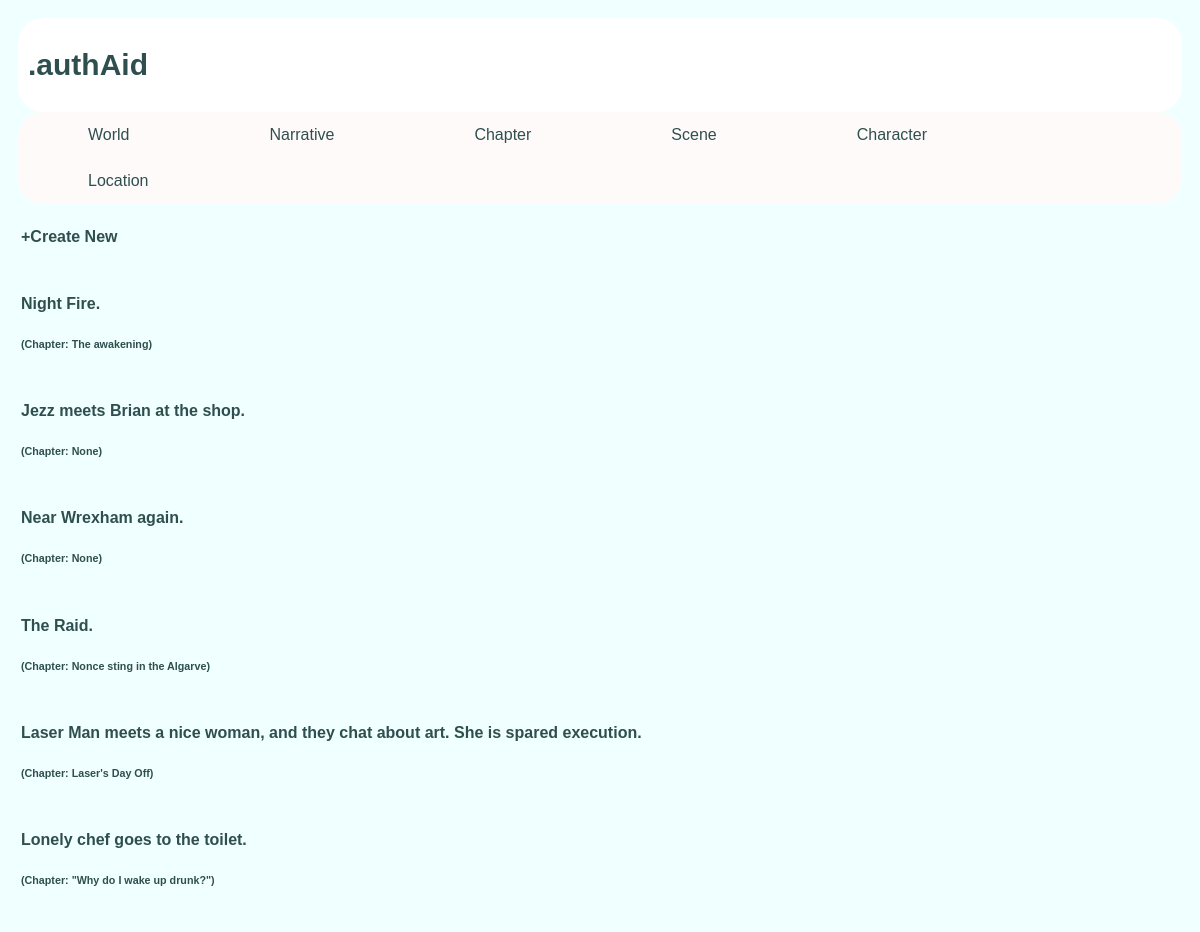
The page /author/scene/ on the database its author committed.
### author/models.py (models this page shows, shortened)
class Scene(models.Model):
    description = models.CharField(max_length=description_length, default='',blank=True)
    notes = notes_all
    time_and_or_date = models.CharField(max_length=100, default='',blank=True)
    chapter = setForeignKeysNullDelete(Chapter)
    ngi = setForeignKeysNullDelete(NarrativeGeneralInfo)
    world = setForeignKeysCascadeDelete(World)

class Chapter(models.Model):
    title, description, notes = charFieldsAndNotes()
    ngi = setForeignKeysNullDelete(NarrativeGeneralInfo)
    world = setForeignKeysCascadeDelete(World)
    chapter_number = models.IntegerField(default=0)
    def __str__(self):
        return self.title

### author/views.py (the view)
# urls.py: path('scene/',views.SceneView.as_view(), name='scene'),
class SceneView(ListView):
    template_name, context_object_name = getPathFromAndContext_list('scene', 'scene')
    def get_queryset(self):
        return Scene.objects.all().order_by('world')

### author/templates/author/scene.html (shortened to what this page needs)
<!DOCTYPE html>
<html lang="en">
<head>
</head>
<body>
{% extends "author/base.html" %}
{%block content%}
{% load static %}
<link rel="stylesheet" type="text/css" href="{% static 'author/nonbasestyle.css' %}">
<div class="sidebar">
    <h4><a href="{% url 'author:scene_create'%}">+Create New</a> </h4>
    </div>
{%if scene_list%}
    {%for scene in scene_list%}
        <div class="sidebar">
        <h4><a href="{%url 'author:scene_detail' scene.pk%}">{{scene.description}}</a></h4>
        <h6>(Chapter: {{scene.chapter}})</h6>
        </div>
    {%endfor%}
{%endif%}
{%endblock%}

### author/static/author/style.css (style rules this page uses)
* { box-sizing: border-box; border-radius: 25px }
body { font-family: arial; padding:10px; background: Azure; }

### author/static/author/nonbasestyle.css (style rules this page uses)
.sidebar { overflow:auto; background-color:Azure; width:fit-content; padding: 3px;border-radius: 0px;margin:left; display:block; }
.sidebar a:link,a:visited { text-decoration: none; color:#2F4F4F; }
.sidebar h6 { color:#2F4F4F; }

### rows shown on the page
Scene: description "Night Fire.", chapter "The awakening"
Scene: description "Jezz meets Brian at the shop.", chapter "None"
Scene: description "Near Wrexham again.", chapter "None"
Scene: description "The Raid.", chapter "Nonce sting in the Algarve"
Scene: description "Laser Man meets a nice woman, and they chat about art. She is spared execution.", chapter "Laser's Day Off"
Scene: description "Lonely chef goes to the toilet.", chapter "\"Why do I wake up drunk?\""
